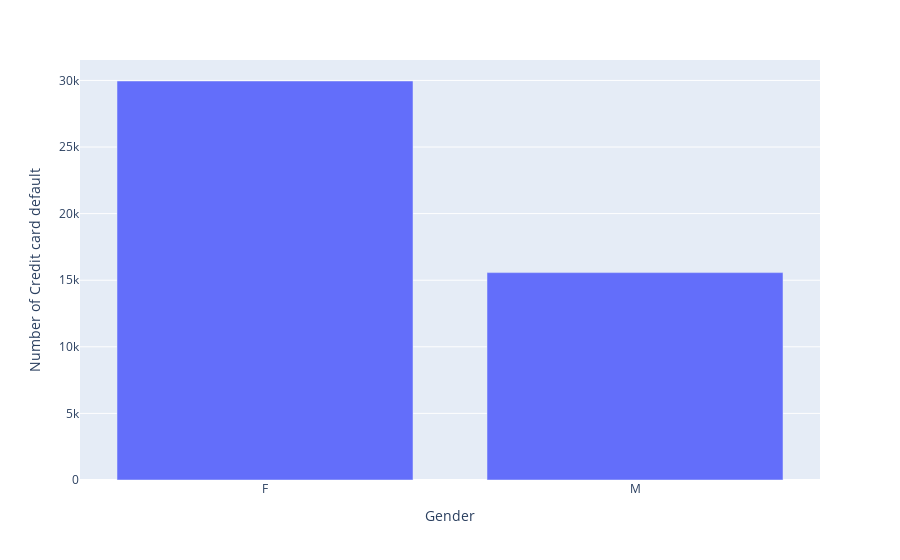

Here is the notebook cell this chart was saved with:
### Code cell
#from plotly.graph_objs import Figure, Bar, Layout
import plotly.express as plt


customer_data_copy=customer_data.copy()
customer_data_copy['gender']=customer_data_copy['gender'].replace("XNA", np.nan)

gndr_df = customer_data_copy.groupby('gender')['credit_card_default'].count().sort_values(ascending = False).reset_index()
print(gndr_df)

fig = plt.bar(x = gndr_df['gender'], y = gndr_df['credit_card_default'], labels={'x': 'Gender', 'y':'Number of Credit card default'})
fig.show()

### Figure 1 — Plotly figure (JSON) as saved in the notebook; plotly's stock layout.template omitted (floating-point values rounded to 4 significant figures)
{"data": [{"alignmentgroup": "True", "hovertemplate": "Gender=%{x}<br>Number of Credit card default=%{y}<extra></extra>", "legendgroup": "", "marker": {"color": "#636efa", "pattern": {"shape": ""}}, "name": "", "offsetgroup": "", "orientation": "v", "showlegend": false, "textposition": "auto", "type": "bar", "x": ["F", "M"], "xaxis": "x", "y": [29957, 15570], "yaxis": "y"}], "layout": {"barmode": "relative", "legend": {"tracegroupgap": 0}, "margin": {"t": 60}, "xaxis": {"anchor": "y", "domain": [0, 1], "title": {"text": "Gender"}}, "yaxis": {"anchor": "x", "domain": [0, 1], "title": {"text": "Number of Credit card default"}}}}
